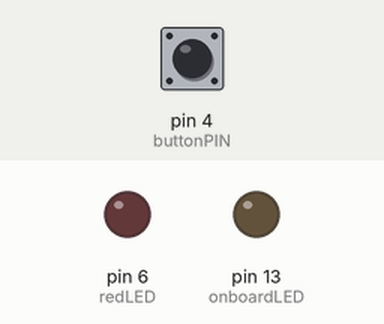
A sketch run on a simulated Arduino Uno, built with avr-gcc and run on an emulated ATmega328P. On the bench: output pins drawn as LEDs (lit = HIGH). Inputs (shaded band) come from the test bench; at power-on: pin 4 (buttonPIN) LOW. What the sketch prints to the serial monitor is not drawn.

Above: at 1.2 s.
1.3 s: pin 4 (buttonPIN) pulled HIGH for 0.15 s
At 1.8 s:
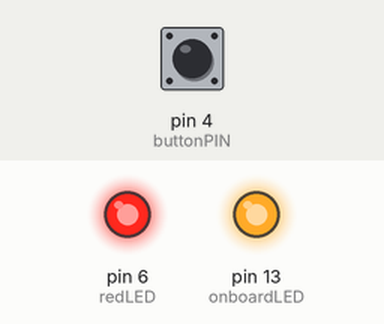
2.9 s: pin 4 (buttonPIN) pulled HIGH for 1 s
At 4.3 s:
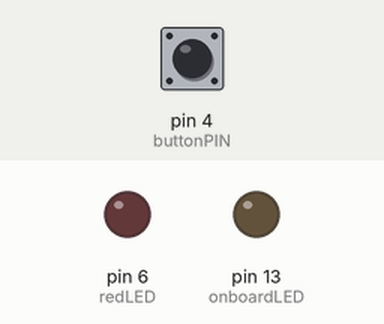
5.4 s: pin 4 (buttonPIN) pulled HIGH for 3.2 s
At 6.1 s:
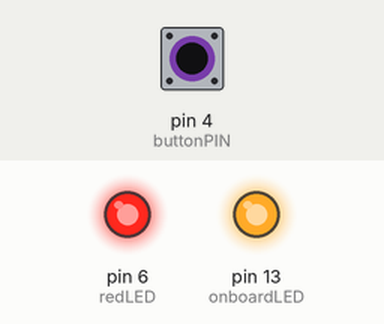
Timing chart, 0 to 8.4 s (numbered marks = the images above; inputs shaded):
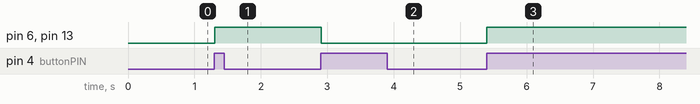

The sketch:

07.pulseWidthModulation.ino
```cpp
/*
  Author:

  Learning Intention:
  The students will learn what 'pulse width modulation' is and how to use it to write
  analogue data on a digital PIN.

  Success Criteria:
    1.  I understand what pulse width modulation is
    2.  I can identify the PWM PINS on the Arduino Uno
    3.  I can wire an RGB LED for PWM control in TINKERCAD
    5.  I can write PWM data to multiple pins and manually change the colour of the LED

  Student Notes:

  Documentation:
    https://www.w3schools.com/colors/colors_rgb.aspt
    https://github.com/TempeHS/TempeHS_Ardunio_Bootcamp/blob/main/07.pulseWidthModulation/Pulse-Width-Modulation.jpg
  Schematic:
    https://www.tinkercad.com/things/drNDsMxGMIY?sharecode=D6x4_xTTRl_zGs7B-XGqfbQhG_xgjj3TVS_c-GNTK-c
    https://github.com/TempeHS/TempeHS_Ardunio_Bootcamp/blob/main/07.pulseWidthModulation/Bootcamp-PWMOutput.png
*/

static unsigned int redLED = 6;;
static unsigned int onboardLED = 13;
static unsigned int buttonPIN = 4;
static unsigned int potPIN = A1;
//debounce parameters
unsigned long lastDebounceTime = 0;
unsigned long debounceDelay = 100;
int lastButtonState = LOW;
int buttonState = LOW;
bool onSTATE = false;

void setup() {
  Serial.begin(9600);
  Serial.println("Serial Moniter Configured for 9600");
  Serial.println("--------------------------");
  pinMode(redLED, OUTPUT);
  pinMode(onboardLED, OUTPUT);
  pinMode(buttonPIN, INPUT);
}

void loop() {
  int reading = digitalRead(buttonPIN);


  // check if button changed
  if((millis() - lastDebounceTime) > debounceDelay) {
    if (reading != buttonState) {
      buttonState = reading;

      if (buttonState == HIGH) {
      onSTATE = !onSTATE;
      }


    }
  }

  lastButtonState = reading;
  digitalWrite(onboardLED, onSTATE);
  digitalWrite(redLED, onSTATE);
  delay(10);

}
```

Measured:
- after the input at 1.3 s, pin 6 (redLED), pin 13 (onboardLED): LOW → HIGH at once
- after the input at 2.9 s, pin 6 (redLED), pin 13 (onboardLED): HIGH → LOW at once
- after the input at 5.4 s, pin 6 (redLED), pin 13 (onboardLED): LOW → HIGH at once
